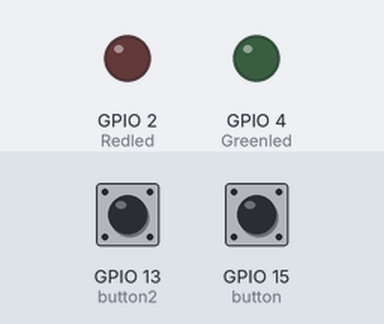
Bench run of a program on a simulated Raspberry Pi (BCM pin numbers). On the bench: output pins drawn as LEDs (lit = HIGH). Inputs (shaded band) come from the test bench; at power-on: GPIO 13 (button2) HIGH, GPIO 15 (button) HIGH.

Above: at 1.2 s.
1.3 s: GPIO 13 (button2) pulled LOW for 0.15 s
At 1.37 s:
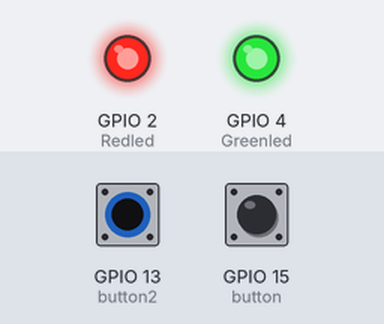
2.9 s: GPIO 15 (button) pulled LOW for 0.15 s
At 3.7 s:
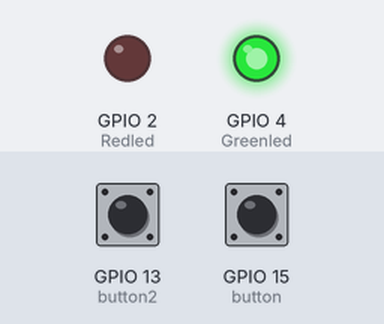
4.5 s: GPIO 15 (button) pulled LOW for 3.2 s
At 5.4 s:
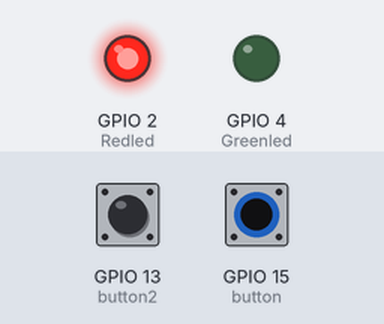
9.2 s: GPIO 13 (button2) pulled LOW for 1 s
At 10.9 s:
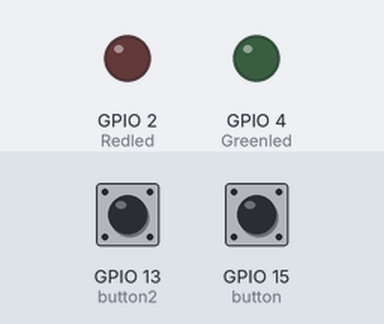
Timing chart, 0 to 12.4 s (numbered marks = the images above; inputs shaded):
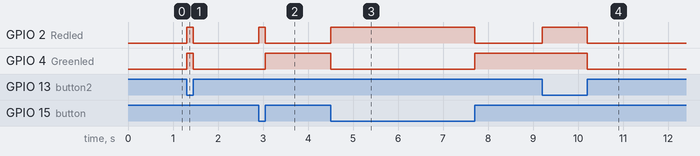

Measured:
- after the input at 1.3 s, GPIO 2 (Redled), GPIO 4 (Greenled): LOW → HIGH at once, → LOW 0.15 s later
- after the input at 2.9 s, GPIO 2 (Redled): LOW → HIGH at once, → LOW 0.15 s later; GPIO 4 (Greenled): LOW → HIGH after 0.15 s
- after the input at 4.5 s, GPIO 2 (Redled): LOW → HIGH at once, → LOW 3.2 s later; GPIO 4 (Greenled): HIGH → LOW at once, → HIGH 3.2 s later
- after the input at 9.2 s, GPIO 2 (Redled): LOW → HIGH at once, → LOW 1.0 s later; GPIO 4 (Greenled): HIGH → LOW after 1.0 s

The program:

DistanceTest.py
```python
from gpiozero import LED, Button
from time import sleep
from signal import pause

button = Button(15)
button2 = Button(13)
Redled = LED(2)
Greenled = LED(4)

def press():
    Redled.on()
    Greenled.off()

def rel():
    Redled.off()
    Greenled.on()

def boP():
    Redled.on()
    Greenled.on()

def boR():
    Redled.off()
    Greenled.off()

button.when_pressed = press
button.when_released = rel
button2.when_pressed = boP
button2.when_released = boR

pause()
```
